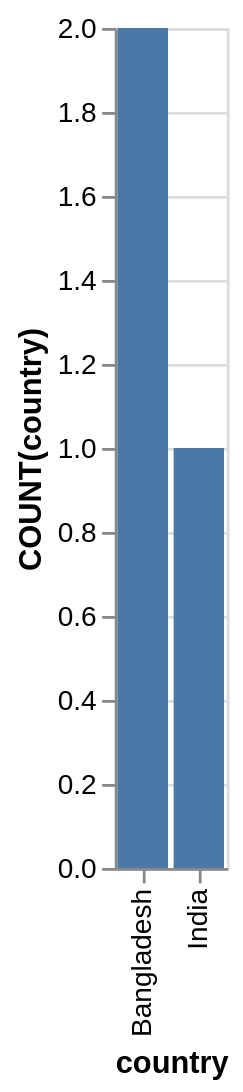

Express this chart as Vega-Lite.
### Vega-Lite specification from a JSON file in a GitHub repository (floating-point values rounded to 4 significant figures)
{"data": {"values": [{"x_data": "Bangladesh", "y_data": 2}, {"x_data": "India", "y_data": 1}]}, "mark": "bar", "encoding": {"x": {"field": "x_data", "type": "nominal", "title": "country", "sort": {"op": "sum", "field": "y_data", "order": "descending"}}, "y": {"field": "y_data", "type": "quantitative", "title": "COUNT(country)"}}}
